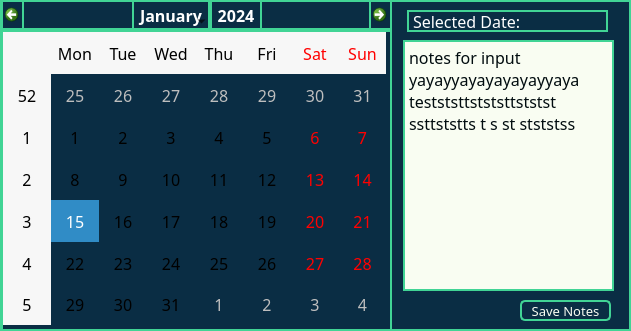
   <widget class="QFrame" name="calframe">
    <property name="geometry">
     <rect>
      <x>910</x>
      <y>590</y>
      <width>631</width>
      <height>331</height>
     </rect>
    </property>
    <property name="styleSheet">
     <string notr="true">border: 2px solid rgb(65, 212, 149);
background-color: rgb(10, 45, 68);</string>
    </property>
    <property name="frameShape">
     <enum>QFrame::StyledPanel</enum>
    </property>
    <property name="frameShadow">
     <enum>QFrame::Raised</enum>
    </property>
    <widget class="QCalendarWidget" name="calendarWidget">
     <property name="geometry">
      <rect>
       <x>1</x>
       <y>0</y>
       <width>391</width>
       <height>331</height>
      </rect>
     </property>
     <property name="font">
      <font>
       <family>Quicksand</family>
       <pointsize>12</pointsize>
      </font>
     </property>
     <property name="autoFillBackground">
      <bool>false</bool>
     </property>
     <property name="styleSheet">
      <string notr="true">QCalendarWidget QWidget {
    background-color: rgb(249, 253, 242); /* White background for the calendar */
}

QCalendarWidget QToolButton {
    color: white; /* Blue text for buttons */
	background-color: rgb(10, 45, 68);
    font-weight: bold; /* Make button text bold */
    border-radius: 5px; /* Rounded corners for buttons */
    width: 100px; /* Adjust button width as needed */
    height: 30px; /* Adjust button height as needed */
    padding: 5px; /* Padding around the button content */
}

QCalendarWidget QToolButton:hover {
    background-color: #f3f3f3; /* Light grey background on hover */
}

QCalendarWidget QMenu {
    width: 150px; /* Width of dropdown menus */
    left: 20px; /* Position from the left */
    color: rgb(10, 45, 68); /* Blue text for menu items */
}

QCalendarWidget QSpinBox {
    color: white; /* White text for spin boxes */
    background-color: #0a2d44; /* Blue background for spin boxes */
}

QCalendarWidget QAbstractItemView:enabled {
    font-size: 16px; /* Font size for date numbers */
    color: #41d495; /* Green text for dates */
    background-color: white; /* White background for the date grid */
    selection-background-color: #41d495; /* Green background for selected date */
    selection-color: white; /* White text for selected date */
}

QCalendarWidget QWidget#qt_calendar_navigationbar {
    border: none; /* Remove border from navigation bar */
    background-color: rgb(10, 45, 68); /* Blue background for navigation bar */
    padding: 5px; /* Padding inside navigation bar */
    border-radius: 10px; /* Rounded corners for navigation bar */
}

QCalendarWidget QHeaderView {
    background-color: #0a2d44; /* Blue background for header view */
    color: white; /* White text for header view */
}
        &quot;&quot;&quot;
</string>
     </property>
     <property name="gridVisible">
      <bool>false</bool>
     </property>
     <property name="navigationBarVisible">
      <bool>true</bool>
     </property>
     <property name="dateEditEnabled">
      <bool>true</bool>
     </property>
    </widget>
    <widget class="QTextEdit" name="notesTextEdit">
     <property name="geometry">
      <rect>
       <x>403</x>
       <y>40</y>
       <width>211</width>
       <height>251</height>
      </rect>
     </property>
     <property name="font">
      <font>
       <family>Quicksand</family>
      </font>
     </property>
     <property name="styleSheet">
      <string notr="true">background-color: rgb(249, 253, 242);
color: rgb(1, 12, 15);</string>
     </property>
     <property name="html">
      <string>&lt;!DOCTYPE HTML PUBLIC &quot;-//W3C//DTD HTML 4.0//EN&quot; &quot;http://www.w3.org/TR/REC-html40/strict.dtd&quot;&gt;
&lt;html&gt;&lt;head&gt;&lt;meta name=&quot;qrichtext&quot; content=&quot;1&quot; /&gt;&lt;style type=&quot;text/css&quot;&gt;
p, li { white-space: pre-wrap; }
&lt;/style&gt;&lt;/head&gt;&lt;body style=&quot; font-family:'Quicksand'; font-size:12pt; font-weight:400; font-style:normal;&quot;&gt;
&lt;p style=&quot; margin-top:0px; margin-bottom:0px; margin-left:0px; margin-right:0px; -qt-block-indent:0; text-indent:0px;&quot;&gt;&lt;span style=&quot; font-family:'PibotoLt';&quot;&gt;notes for input yayayyayayayayayyaya testststtstststtststst ssttststts t s st stststss&lt;/span&gt;&lt;/p&gt;
&lt;p style=&quot;-qt-paragraph-type:empty; margin-top:0px; margin-bottom:0px; margin-left:0px; margin-right:0px; -qt-block-indent:0; text-indent:0px; font-family:'PibotoLt';&quot;&gt;&lt;br /&gt;&lt;/p&gt;&lt;/body&gt;&lt;/html&gt;</string>
     </property>
     <property name="overwriteMode">
      <bool>false</bool>
     </property>
    </widget>
    <widget class="QPushButton" name="saveNotesButton">
     <property name="geometry">
      <rect>
       <x>520</x>
       <y>300</y>
       <width>91</width>
       <height>21</height>
      </rect>
     </property>
     <property name="font">
      <font>
       <family>Quicksand</family>
       <pointsize>10</pointsize>
      </font>
     </property>
     <property name="styleSheet">
      <string notr="true">color: rgb(249, 253, 242);
    border-radius: 5px; 
highlight-color: white;</string>
     </property>
     <property name="text">
      <string>Save Notes</string>
     </property>
    </widget>
    <widget class="QLabel" name="selectedDateLabel">
     <property name="geometry">
      <rect>
       <x>407</x>
       <y>10</y>
       <width>201</width>
       <height>22</height>
      </rect>
     </property>
     <property name="font">
      <font>
       <family>Quicksand</family>
       <pointsize>12</pointsize>
      </font>
     </property>
     <property name="styleSheet">
      <string notr="true">color: rgb(255, 255, 255);</string>
     </property>
     <property name="text">
      <string>Selected Date:</string>
     </property>
    </widget>
   </widget>
